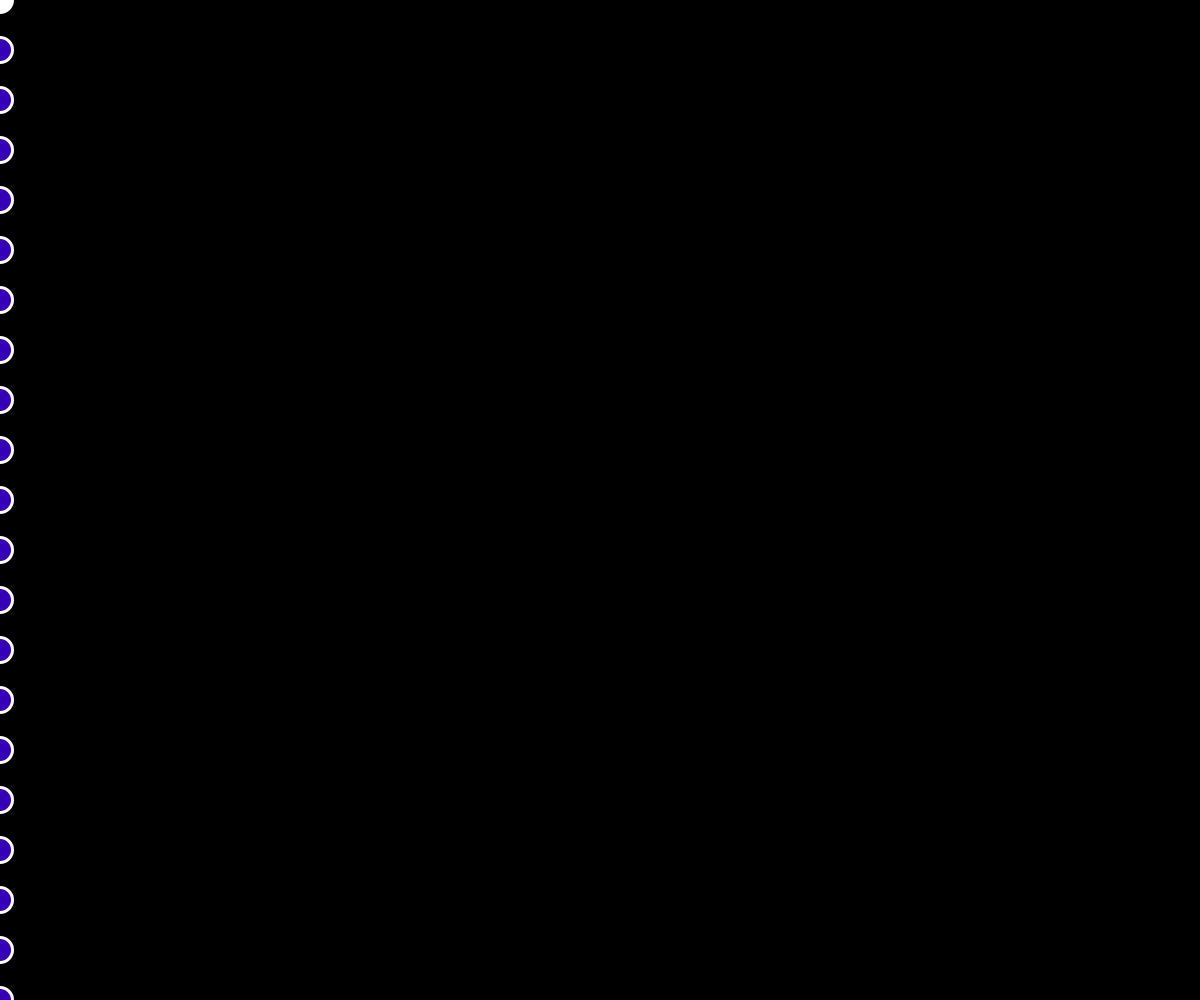
Frame 1 (no input)
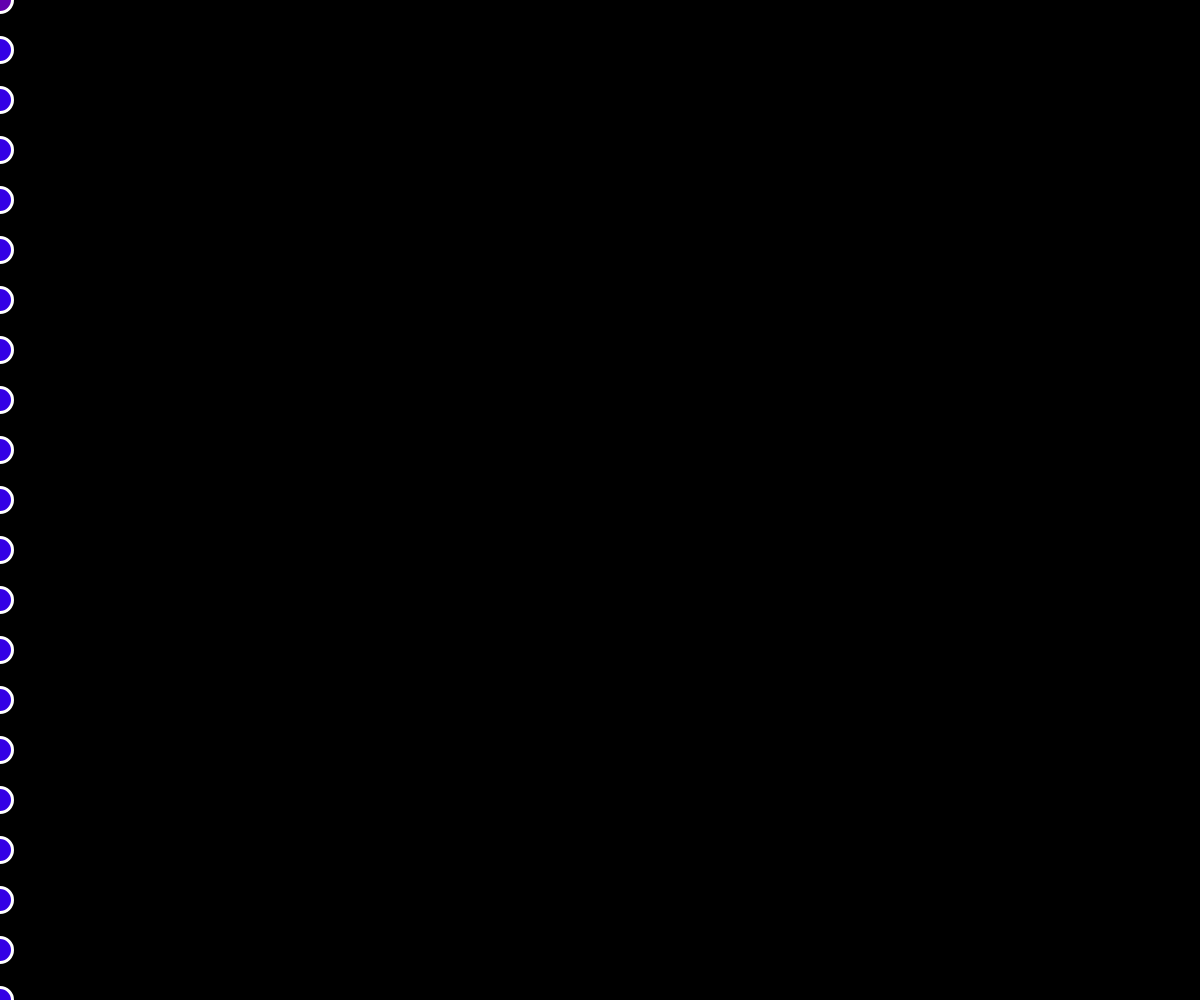
Frame 60 (no input)
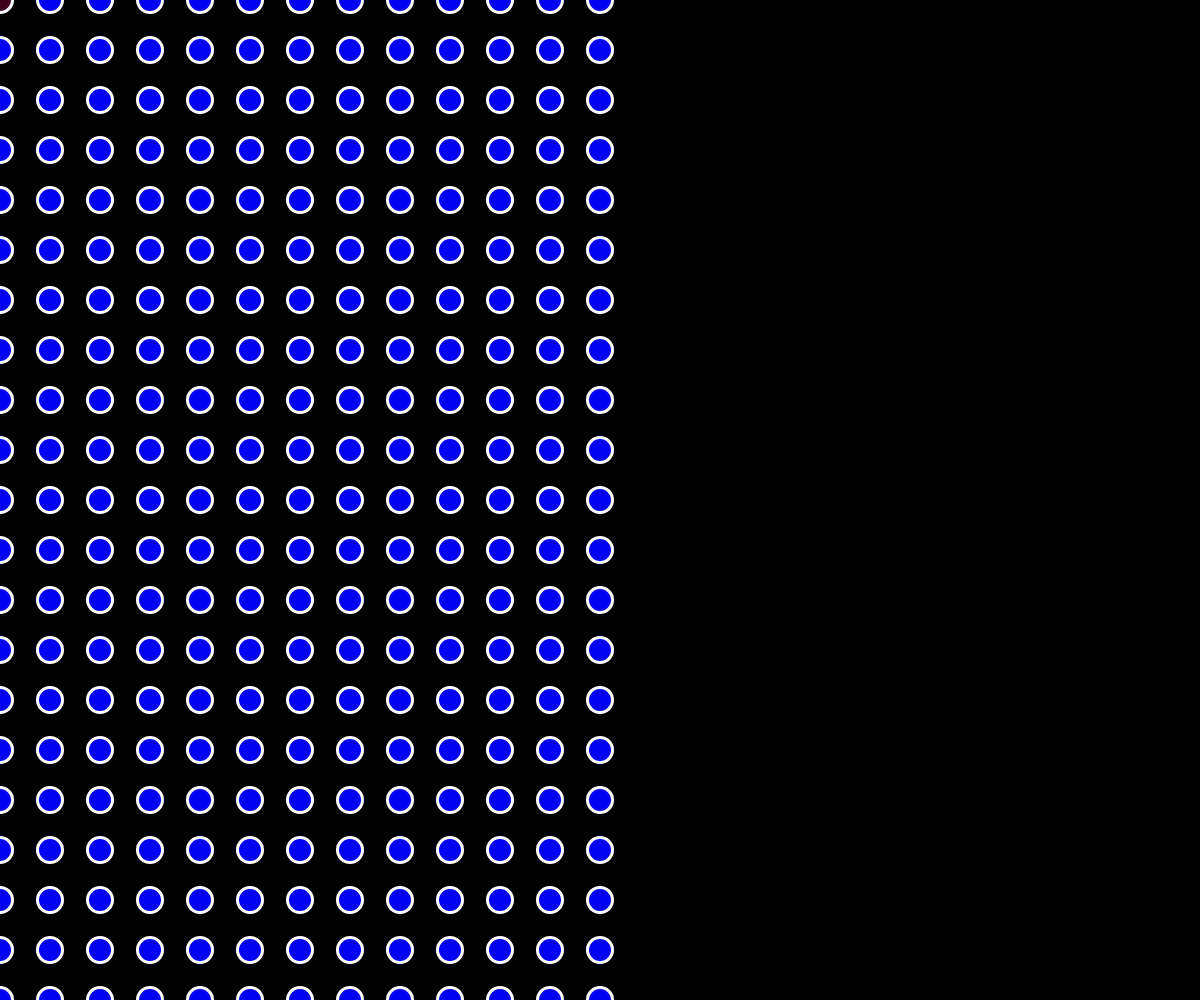
Frame 120 (the mouse pressed at the canvas centre since frame 60)

The p5.js sketch that drew these frames (run headless with seeded random() and noise() and a simulated clock; from frame 60 on, the mouse is pressed at the canvas centre):

// p5.js sketch
// ── sketch.js

function setup(){
	createCanvas(windowWidth,windowHeight);
}
function draw(){
	b=random(0,255);
	g=0;
	r=random(0,255);
	background(0);
	stroke(255);
	strokeWeight(3);
	for(var x=0;x<=mouseX;x=x+50){
for(var y=0;y<=width;y=y+50){
	ellipse(x,y,25,25);
	fill(r,g,b);
}
}
}
